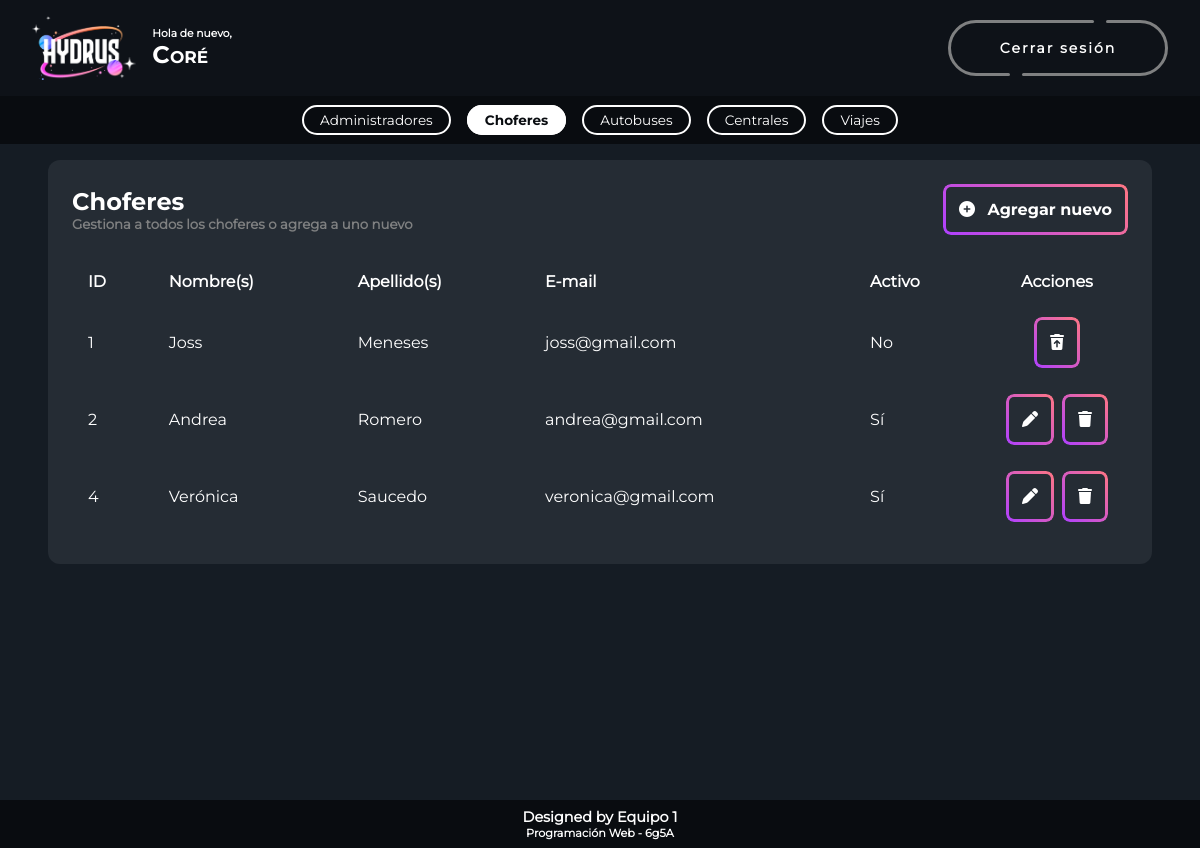
Page /menuChofer.php (signed in) on the committed database.
### tables this page shows
CREATE TABLE `chofer` (
  `idchofer` int(11) NOT NULL,
  `nombre` varchar(30) NOT NULL,
  `apellido` varchar(50) NOT NULL,
  `email` varchar(50) NOT NULL,
  `telefono` varchar(10) NOT NULL,
  `fechan` date NOT NULL,
  `sexo` varchar(1) NOT NULL,
  `activo` varchar(1) NOT NULL
);

### db/Chofer.php (called while the page is built, shortened)
<?php
include_once("Conexion.php");
include_once("Persona.php");
class Chofer extends Persona
{
    private $activo = "";
    function getActivo()
    {
        return $this->activo;
    }
    function getAllChofer()
    {
        $conexion = new ConexionDB();
        $j = 0;
        $lista = false;
        $query = "SELECT *
                    FROM chofer
                    ORDER BY idchofer";
        $result = $conexion->ejecutarSelect($query);
        if ($result) {
            $lista = array();
            foreach ($result as $row) {
                $entidad = new Chofer();
                $entidad->id = $row[0];
                $entidad->nombre = $row[1];
                $entidad->apellido = $row[2];
                $entidad->email = $row[3];
                $entidad->telefono = $row[4];
                $entidad->fechaN = DateTime::createFromFormat('Y-m-d', $row[5]);
                $entidad->sexo = $row[6];
                $entidad->activo = $row[7];
                $lista[$j] = $entidad;
                $j = $j + 1;
            }
        } else {
            $lista = false;
        }
        return $lista;
    }
}

### db/Conexion.php (called while the page is built, shortened)
<?php
class ConexionDB
{
    private $conn = null;
    public function openConnection()
    {
        try {
            $this->conn = new PDO("mysql:host=localhost;dbname=hydrus", "root", "",  array(PDO::MYSQL_ATTR_INIT_COMMAND => "SET NAMES 'UTF8'"));
        } catch (Exception $e) {
            throw $e;
        }
    }
    public function closeConnection()
    {
        try {
            if ($this->conn != null) {
                $this->conn = null;
            }
        } catch (Exception $e) {
            throw $e;
        }
    }
    public function ejecutarSelect($query)
    {
        try {
            $rows = null;
            $result = null;
            $i = 0;
            $j = 0;
            try {
                $result = $this->conn->query($query);
            } catch (Exception $e) {
                throw $e;
            }
            if ($result) {
                foreach ($result as $row) {
                    foreach ($row as $llave => $column) {
                        if (is_string($llave)) {
                            $rows[$i][$j] = $column;
                            $j++;
                        }
                    }
                    $j = 0;
                    $i++;
                }
            }
            return $rows;
        } catch (Exception $e) {
            $this->closeConnection();
            throw $e;
        }
    }
}

### db/Persona.php (called while the page is built, shortened)
<?php
class Persona {
    protected $id = "";
    protected $nombre = "";
    protected $apellido = "";
    protected $email = "";
    function getId() {
        return $this->id;
    }
    function getNombre() {
        return $this->nombre;
    }
    function getApellido() {
        return $this->apellido;
    }
    function getEmail() {
        return $this->email;
    }
}
?>

### menuChofer.php (the view, shortened to what this page needs)
<?php
include_once("db\Chofer.php");
include_once("header.php");
$pasa = true;
$entidades = null;
$entidad = new Chofer();
try {
    $entidades = $entidad->getAllChofer();
} catch (Exception $e) {
    error_log($e->getFile() . " " . $e->getLine() . " " . $e->getMessage(), 0);
    $pasa = false;
}
if ($pasa) {
?>
    <section>
        <article>
            <form action="controlChofer.php" method="post">
                <div class="menu_header">
                    <div>
                        <h1>Choferes</h1>
                        <h5>Gestiona a todos los choferes o agrega a uno nuevo</h5>
                    </div>
                    <div>
                        <button class="btn_action" onClick="clave.value='-1';operacion.value='a'">
                            <i class="fa-solid fa-circle-plus" style="margin-right: 0.5rem;"></i>
                            Agregar nuevo
                        </button>
                    </div>
                </div>
                <br>
                <?php
                if ($entidades != null) {
                ?>
                    <table class="table_content">
                        <thead>
                            <tr>
                                <th>ID</th>
                                <th>Nombre(s)</th>
                                <th>Apellido(s)</th>
                                <th>E-mail</th>
                                <th>Activo</th>
                                <th>Acciones</th>
                            </tr>
                        </thead>
                        <tbody>
                            <?php
                            foreach ($entidades as $entidad) {
                            ?>
                                <tr style="overflow:hidden;">
                                    <td class="llave" style="border-top-left-radius: 8px; border-bottom-left-radius: 8px;"><?php echo $entidad->getId(); ?></td>
                                    <td><?php echo $entidad->getNombre(); ?></td>
                                    <td><?php echo $entidad->getApellido(); ?></td>
                                    <td><?php echo $entidad->getEmail(); ?></td>
                                    <td><?php echo ($entidad->getActivo() == "1" ? "Sí" : "No"); ?></td>
                                    <td style="border-radius: 0 8px 8px 0%;">
                                        <table style="border-collapse: collapse; border-spacing: 0;  margin: 0 auto;">
                                            <tr style="text-align: center;">
                                                <?php
                                                if ($entidad->getActivo() == "1") {
                                                ?>
                                                    <td style="padding: 0 4px;">
                                                        <button class="btn_action" type="submit" name="btnEditar" onClick="clave.value=<?php echo $entidad->getId(); ?>; operacion.value='m'">
                                                            <i class="fa-solid fa-pen"></i>
                                                        </button>
                                                    </td>
                                                    <td style="padding: 0 4px;">
                                                        <button class="btn_action" type="submit" name="btnBorrar" onClick="clave.value=<?php echo $entidad->getId(); ?>; operacion.value='b'">
                                                            <i class="fa-solid fa-trash"></i>
                                                        </button>
                                                    </td>
                                                <?php
                                                } else {
                                                ?>
                                                    <td style="padding: 0 4px;">
                                                        <button class="btn_action" type="submit" name="btnRestaurar" onClick="clave.value=<?php echo $entidad->getId(); ?>; operacion.value='r'">
                                                        <i class="fa-solid fa-trash-arrow-up"></i>
                                                        </button>
                                                    </td>
                                                <?php
                                                }
                                                ?>
                                            </tr>
                                        </table>
                                    </td>
                                </tr>
                            <?php
                            }
                            ?>
                        </tbody>
                    </table>
                <?php
                } else {
                ?>
                    <h4>Aún no hay choferes</h4>
                <?php
                }
                ?>
            </form>
        </article>
    </section>
<?php
} else {
    header("Location: error.php?error=Error en la base de datos");
}
include_once('footer.php');
?>

### css/styles.css (style rules this page uses)
* { margin: 0; padding: 0; color: white; font-family: 'Montserrat', sans-serif; text-decoration: none; border: none; outline: none; scroll-behavior: smooth; box-sizing: border-box; }
:root { --background-color1: #151C24; --background-color2: #0E1218; --background-color3: #090C10; --background-color4: #252C34; --gray-color: #222222; --light-gray-color: #3F4143; --lighter-gray-color: #7F8081; }
h1 { font-family: 'Montserrat-Bold', sans-serif; font-size: 1.5rem; }
h5 { color: var(--lighter-gray-color); }
section { min-height: 100vh; padding: 10rem 4% 2rem; background-color: var(--background-color1); }
article { background-color: var(--background-color4); border-radius: 12px; padding: 1.5rem; }
.menu_header { display: flex; justify-content: space-between; align-items: center; }
.btn_action { position: relative; background-color: transparent; padding: 1rem; cursor: pointer; transition: all 0.3s ease; font-family: 'Montserrat-Bold', sans-serif; font-size: 1rem; }
.btn_action::before { font-size: 1rem; content: ""; position: absolute; top: 0; left: 0; right: 0; bottom: 0; border-radius: 8px; border: 3px solid transparent; background: linear-gradient(45deg, #AF40FF, #FF7683) border-box; mask: inherit; -webkit-mask: linear-gradient(#fff 0 0) padding-box, linear-gradient(#fff 0 0); -webkit-mask-composite: destination-out; mask-composite: exclude; }
.table_content { width: 100%; border-collapse: separate; border-spacing: 0 10px; transition: all 0.4s ease; }
.table_content thead tr th:last-child { width: 1%; white-space: nowrap; text-align: center; }
.table_content th { text-align: left; }
.table_content th, .table_content td { padding: 0.5rem 1rem; transition: all 0.4s ease; }

### rows in the picture
chofer: idchofer "1", nombre "Joss", apellido "Meneses", email "joss@gmail.com", activo "No"
chofer: idchofer "2", nombre "Andrea", apellido "Romero", email "andrea@gmail.com", activo "Sí"
chofer: idchofer "4", nombre "Verónica", apellido "Saucedo", email "veronica@gmail.com", activo "Sí"

### other values in the picture
$nombre "Coré"
